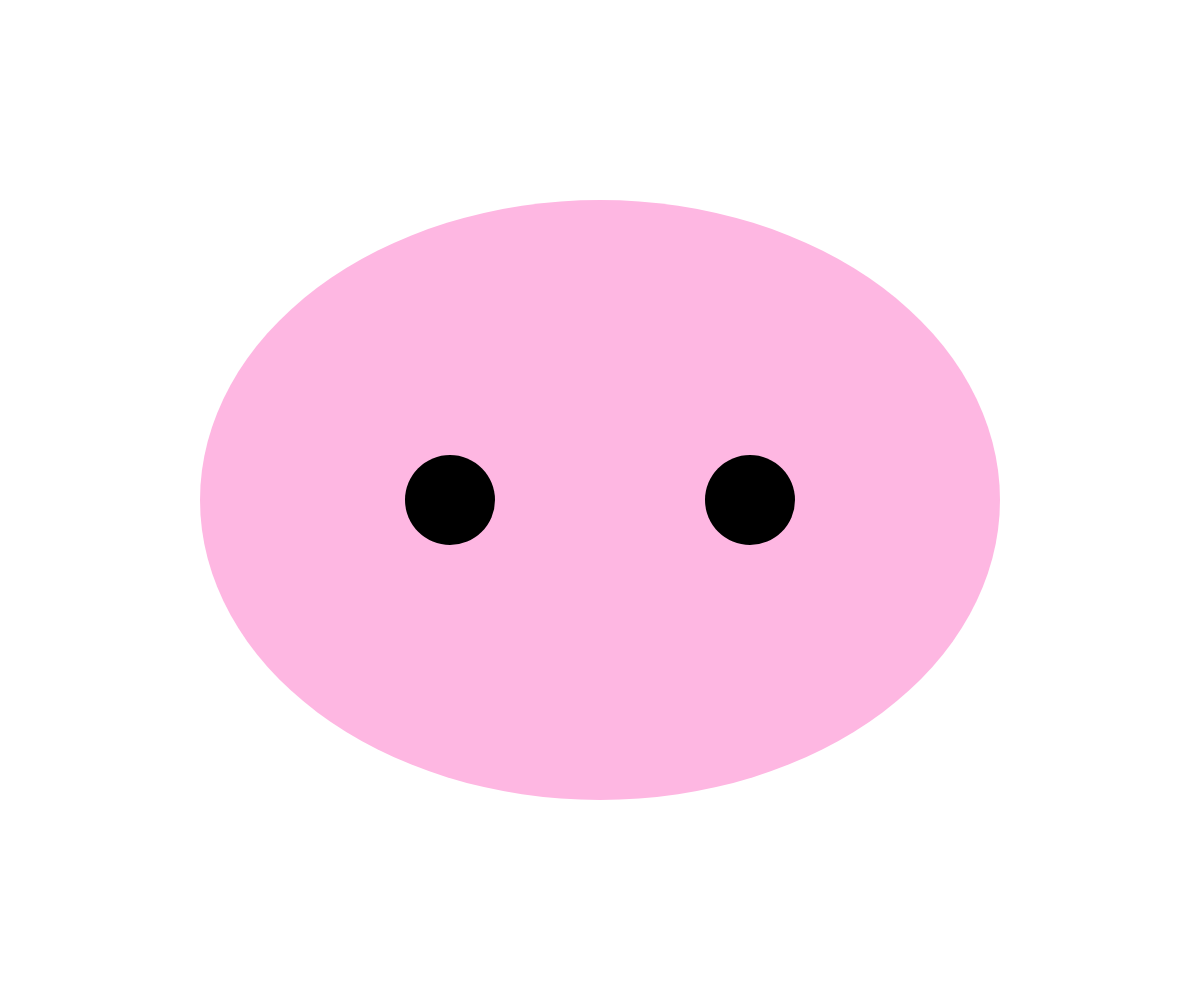
Frame 1 (no input)
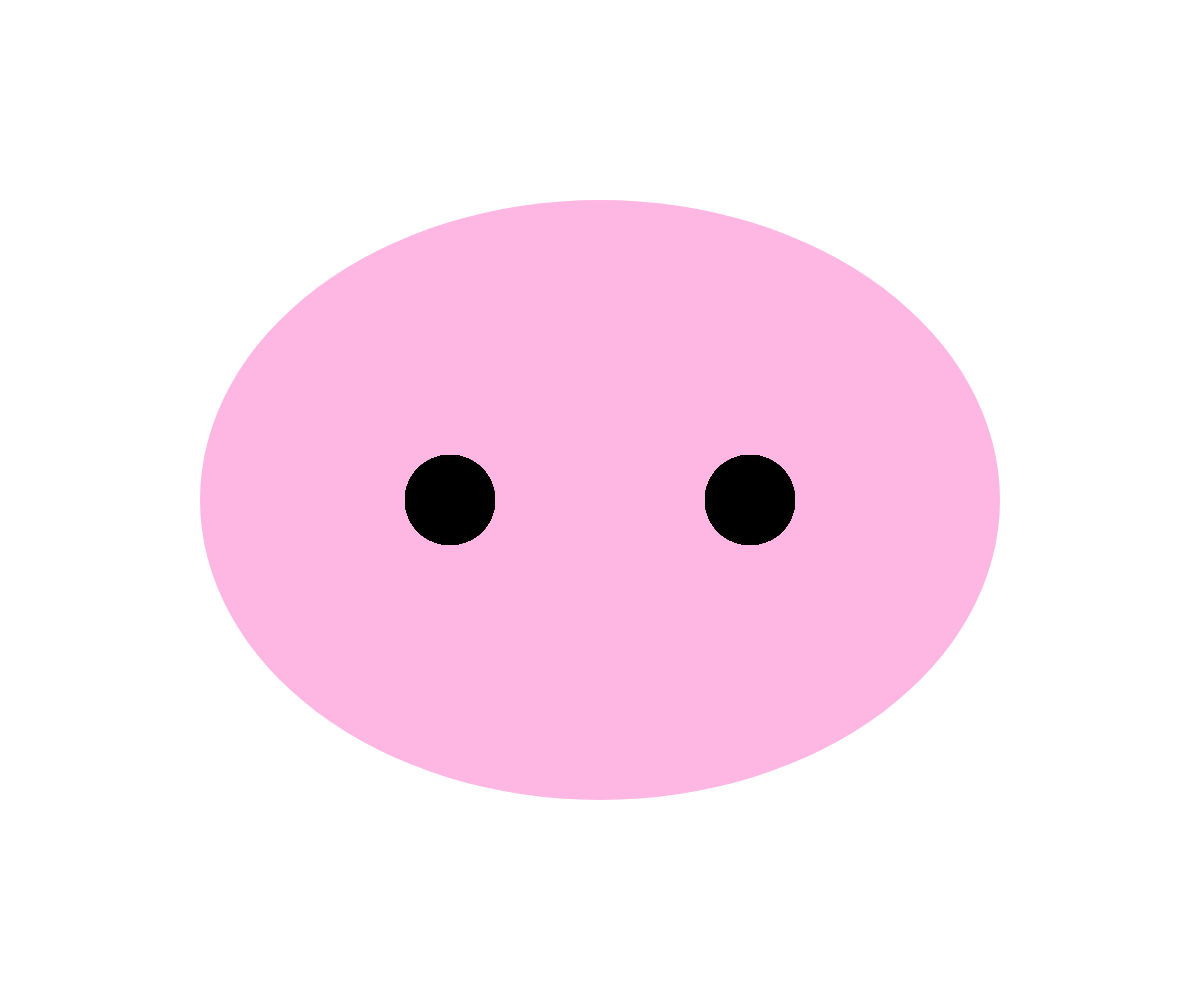
Frame 60 (no input)
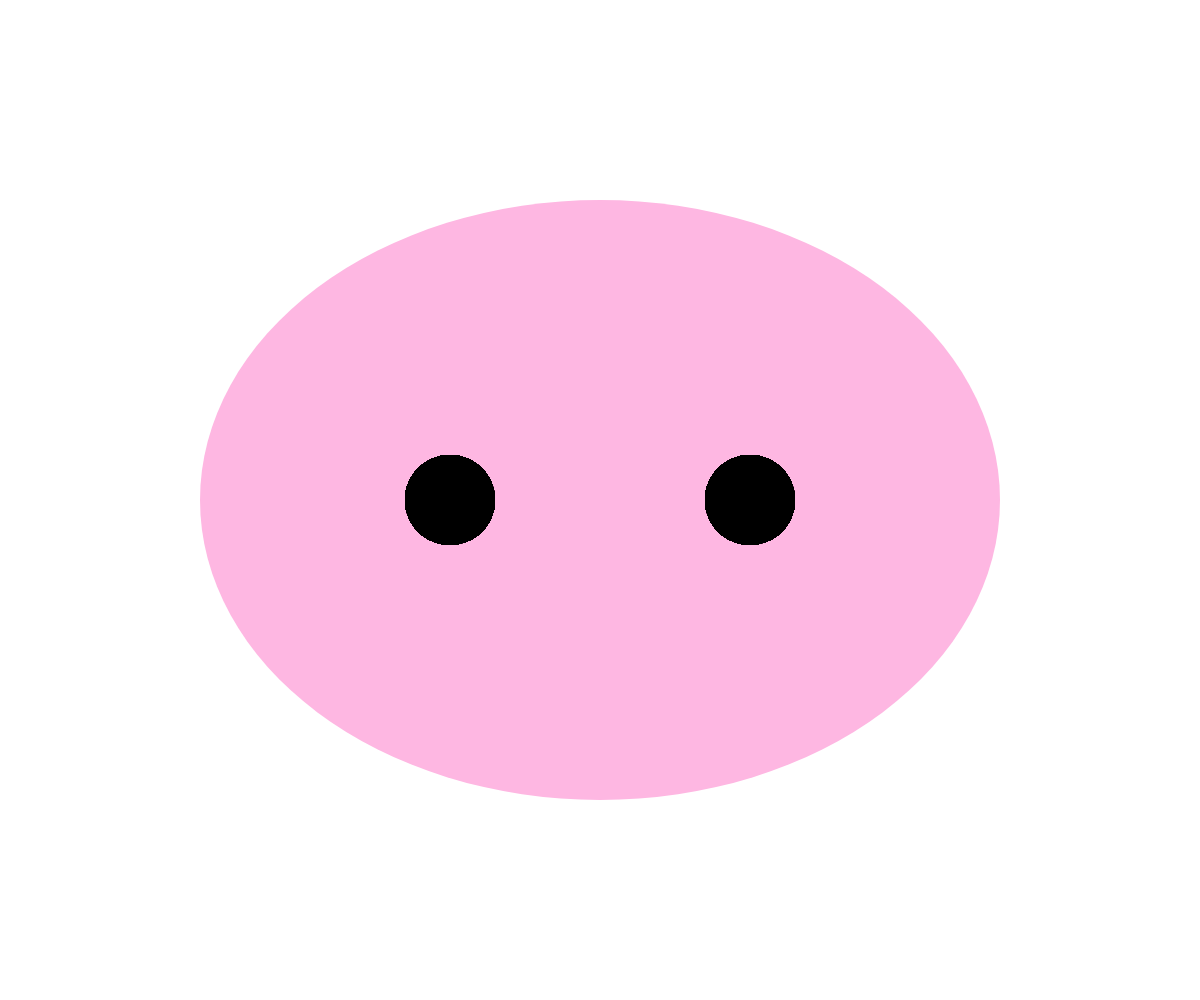
Frame 120 (the mouse pressed at the canvas centre since frame 60)

The p5.js sketch that drew these frames (run headless with seeded random() and noise() and a simulated clock; from frame 60 on, the mouse is pressed at the canvas centre):

// p5.js sketch
// ── sketch.js
var value = 0;

function setup() {
	createCanvas(windowWidth,windowHeight);
    background(255)
    noStroke();
    fill('#FEB7E2');
    ellipse(width/2, height/2,800,600);
}

function draw() {
  fill(value);
  ellipse(width/2-150, height/2,90);
  ellipse(width/2+150, height/2,90);
    
  fill(0);
  ellipse(width/2-150, height/2,10);
  ellipse(width/2+150, height/2,10);

}

function deviceTurned() {
  if (turnAxis == 'X'){
    if (value == 0){
      value = 255
    } else if (value == 255) {
      value = 0;
    }
  }
}

//50881
